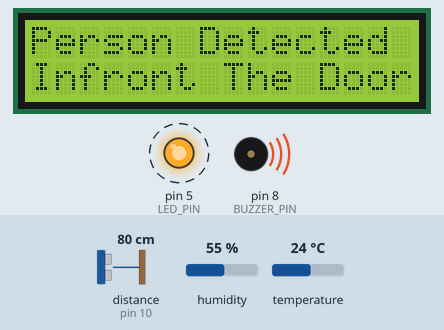
Simulated run of this sketch. Board: Arduino Uno, built with avr-gcc and run on an emulated ATmega328P. Shown: 16×2 character LCD, output pins drawn as LEDs (lit = HIGH), buzzer (waves = sounding, pin HIGH). Wiring (inferred from the names in the program): ultrasonic range finder: trigger pin 9; echo pin 10. Dashed ring = blinking. The test bench sets the inputs (shaded band); at power-on: distance to the obstacle (sensor on pin 10) 80 cm, humidity 55 %, temperature 24 °C. The echo pulse lasts 58.3 µs per cm; pins used as bus, display or sensor lines are not drawn.

Above: at 1.2 s.
1.3 s: distance to the obstacle (sensor on pin 10) set to 99 cm
8.3 s: distance to the obstacle (sensor on pin 10) set to 105 cm
At 11.6 s:
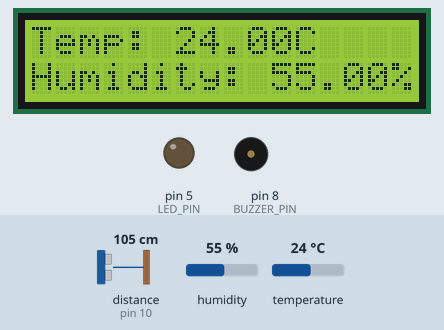
11.9 s: humidity set to 22 %
At 13.6 s:
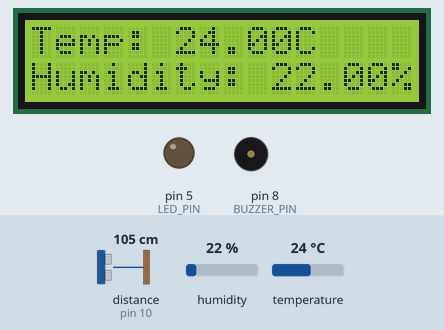
15.3 s: temperature set to 12 °C
At 17.3 s:
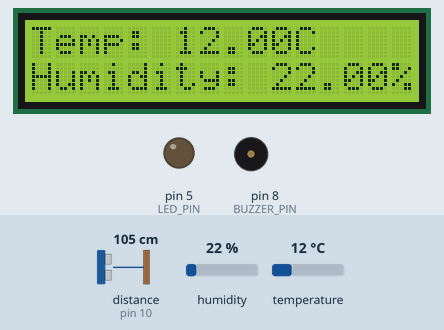
18.7 s: humidity set to 40 %
At 20.4 s:
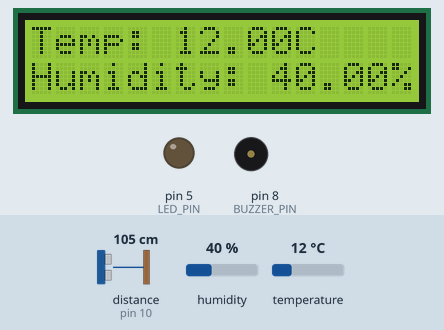
22.1 s: temperature set to 19 °C
At 24.2 s:
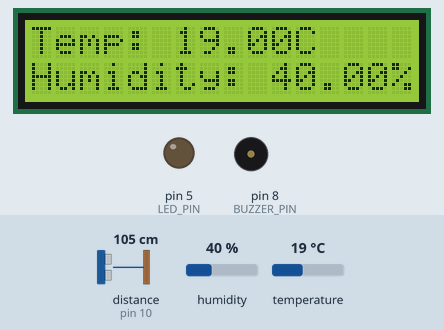
Timing chart, 0 to 25.7 s (numbered marks = the images above; inputs shaded):
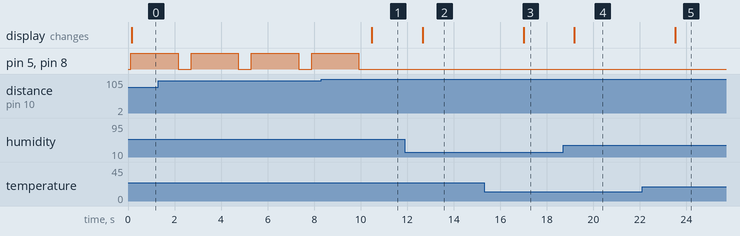

The sketch:

DoorAlarmDistancePresence.ino
```cpp
#include <Wire.h>                  // Include library for I2C communication
#include <LiquidCrystal_I2C.h>     // Include library for controlling I2C LCD displays
#include <DHT.h>                   // Include library for DHT temperature and humidity sensor

// Define pin assignments for components
#define TRIG_PIN 9                 // Pin for triggering the ultrasonic sensor
#define ECHO_PIN 10                // Pin for receiving the echo signal from the ultrasonic sensor
#define BUZZER_PIN 8               // Pin for controlling the buzzer
#define LED_PIN 5                  // Pin for controlling the LED
#define DHT_PIN 7                  // Pin connected to the DHT sensor

// Initialize the DHT sensor (DHT11 model)
DHT dht(DHT_PIN, DHT11);

// Initialize the LCD object with I2C address and display size
LiquidCrystal_I2C lcd(0x27, 16, 2);

// Variables for ultrasonic sensor readings
long duration;                     // Variable to store the time it takes for the echo to return
int distance;                      // Variable to store the calculated distance in centimeters

void setup() {
  pinMode(TRIG_PIN, OUTPUT);       // Set the ultrasonic trigger pin as output
  pinMode(ECHO_PIN, INPUT);        // Set the ultrasonic echo pin as input
  pinMode(BUZZER_PIN, OUTPUT);     // Set the buzzer pin as output
  pinMode(LED_PIN, OUTPUT);        // Set the LED pin as output

  // Initialize the DHT sensor
  dht.begin();

  // Initialize the LCD display
  lcd.begin(16, 2);                // Specify the LCD dimensions (16 columns x 2 rows)
  lcd.backlight();                 // Turn on the LCD backlight for visibility
}

void loop() {
  // Configuration 1: Measure distance using the ultrasonic sensor
  digitalWrite(TRIG_PIN, LOW);     // Ensure the trigger pin starts LOW
  delayMicroseconds(2);            // Wait for 2 microseconds

  digitalWrite(TRIG_PIN, HIGH);    // Send a HIGH pulse to trigger the ultrasonic signal
  delayMicroseconds(10);           // Keep the trigger HIGH for 10 microseconds
  digitalWrite(TRIG_PIN, LOW);     // Set the trigger pin back to LOW

  // Measure the time of the echo signal
  duration = pulseIn(ECHO_PIN, HIGH); // Capture the duration of the HIGH echo pulse
  distance = duration * 0.034 / 2;    // Convert duration to distance in centimeters

  // Configuration 2: Read temperature and humidity from the DHT11 sensor
  float temp = dht.readTemperature(); // Get temperature in Celsius
  float humidity = dht.readHumidity(); // Get humidity as a percentage

  // Configuration 3: Display temperature and humidity on the LCD
  lcd.clear();                     // Clear the previous content on the LCD
  lcd.setCursor(0, 0);             // Move the cursor to the first row
  lcd.print("Temp: " + String(temp) + "C"); // Display the temperature
  lcd.setCursor(0, 1);             // Move the cursor to the second row
  lcd.print("Humidity: " + String(humidity) + "%"); // Display the humidity

  // Configuration 4: Check if an object is detected within range
  if (distance < 100) {            // If distance is less than 100 cm
    digitalWrite(LED_PIN, HIGH);   // Turn on the LED
    digitalWrite(BUZZER_PIN, HIGH); // Activate the buzzer

    // Display detection message on the LCD
    lcd.setCursor(0, 0);           // Move cursor to the first row
    lcd.print("Person Detected");  // Display detection message
    lcd.setCursor(0, 1);           // Move cursor to the second row
    lcd.print("Infront The Door"); // Display location message

    delay(2000);                   // Keep the buzzer and LED on for 2 seconds

    // Turn off the LED and buzzer after 2 seconds
    digitalWrite(LED_PIN, LOW);
    digitalWrite(BUZZER_PIN, LOW);
  }

  delay(500);                      // Short delay before the next reading
}
```

Measured:
- the behaviour switches between 101 and 102 cm on distance to the obstacle (sensor on pin 10) (found by bisection; images 0 and 1)
- after the input at 8.3 s, pin 5 (LED_PIN), pin 8 (BUZZER_PIN): goes on until 9.9 s, then stays LOW; the display: changes after 2.2 s (image 1)
- after the input at 11.9 s, the display: changes after 0.76 s (image 2)
- after the input at 15.3 s, the display: changes after 1.7 s (image 3)
- after the input at 18.7 s, the display: changes after 0.48 s (image 4)
- after the input at 22.1 s, the display: changes after 1.4 s (image 5)
- by itself, pin 5 (LED_PIN), pin 8 (BUZZER_PIN): alternates HIGH for 2.0 s and LOW for 0.56 s
